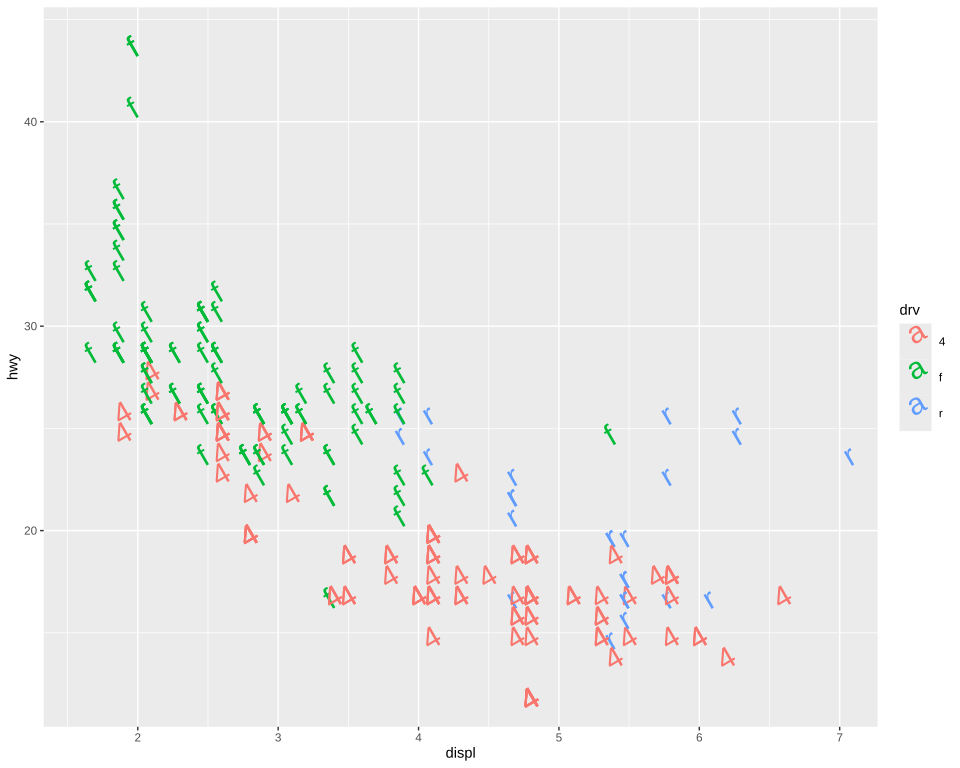

Reproduce this figure in R.
# The plot test/golden/text_key_turned.svg draws, drawn by ggplot2 itself, as ggplot2's own visual
# tests draw their snapshots: the independent check on that golden whenever it changes. The suite
# never runs this; it needs R, ggplot2 and vdiffr, saved as the Docker image giggly-r:ggplot2-4.0.3.
# From the repository's root:
#
#   docker run --rm -v "$PWD/test/golden":/golden:ro giggly-r:ggplot2-4.0.3 \
#     Rscript /golden/text_key_turned.R > text_key_turned.ggplot2.svg
#
# and compare the two drawings element by element, as test/golden/point.R describes.
#
# The same labels at size 8 mm, turned 30 degrees and justified `hjust = 0, vjust = 1`: each key
# as big as the box round its turned letter, its descent and its margins, 24.04 by 26.87 points,
# and the letter placed at its justification turned with it, a tenth of a line of its own text in
# from the key's edges.
# First checked with ggplot2 4.0.3 and vdiffr 1.0.9: every element matches, the x axis drawn before
# the y as test/golden/point.R describes, and every clip path.

library(ggplot2)

plot <- ggplot(mpg, aes(displ, hwy, colour = drv, label = drv)) +
  geom_text(size = 8, angle = 30, hjust = 0, vjust = 1) +
  theme_gray()

file <- tempfile(fileext = ".svg")
suppressWarnings(vdiffr::write_svg(plot, file))
cat(readLines(file), sep = "\n")
